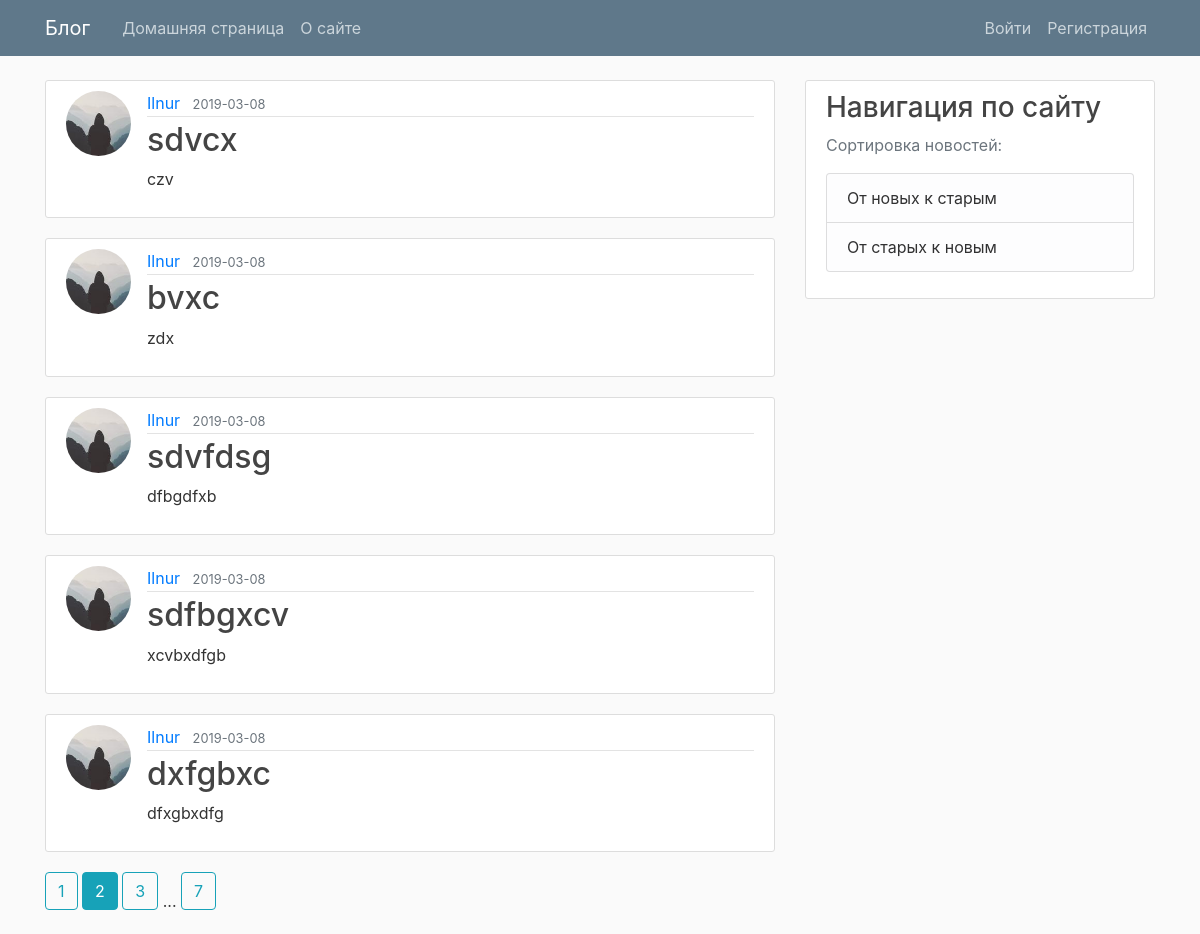
The page /home_reverse?page=2 on the database its author committed.
### main/models.py (models this page shows, shortened)
class Post(db.Model):
    id = db.Column(db.Integer, primary_key=True)
    title = db.Column(db.String(100), nullable=False)
    date_posted = db.Column(db.DateTime,
                            nullable=False, default=datetime.utcnow())
    content = db.Column(db.Text, nullable=False)
    user_id = db.Column(db.Integer, db.ForeignKey('user.id'), nullable=False)

class User(db.Model, UserMixin):
    id = db.Column(db.Integer, primary_key=True)
    username = db.Column(db.String(20), unique=True, nullable=False)
    email = db.Column(db.String(120), unique=True, nullable=False)
    image_file = db.Column(db.String(20),
                           nullable=False, default='default.jpg')
    password = db.Column(db.String(60), nullable=False)
    posts = db.relationship('Post', backref='author', lazy=True)

### main/main/routes.py (the view)
@main.route('/home_reverse')
def home_reverse():
    page = request.args.get('page', 1, type=int)
    posts = Post.query.paginate(page=page, per_page=5)
    return render_template('home.html', posts=posts, reverse=True, forUser=False)

### main/templates/home.html
{% extends "base.html" %}
{% block content %}
    {% for post in posts.items %}
        <article class="media content-section">
          <img class="rounded-circle article-img" src="{{ url_for('static', filename='profile_pics/' + post.author.image_file) }}">
          <div class="media-body">
            <div class="article-metadata">
              <a class="mr-2" href="{{ url_for('users.user_posts', username=post.author.username) }}">{{ post.author.username }}</a>
              <small class="text-muted">{{ post.date_posted.strftime('%Y-%m-%d') }}</small>
            </div>
            <h2><a class="article-title" href="{{ url_for('posts.post', post_id=post.id) }}">{{ post.title }}</a></h2>
            <p class="article-content">{{ post.content }}</p>
          </div>
        </article>
    {% endfor %}
    {% for page_num in posts.iter_pages(left_edge=1, right_edge=1, left_current=1, right_current=2) %}
      {% if page_num %}
        {% if posts.page == page_num %}
          {% if reverse %}
            <a class="btn btn-info mb-4" href="{{ url_for('main.home_reverse', page=page_num) }}">{{ page_num }}</a>
          {% else %}
            <a class="btn btn-info mb-4" href="{{ url_for('main.home', page=page_num) }}">{{ page_num }}</a>
          {% endif %}
        {% else %}
          {% if reverse %}
            <a class="btn btn-outline-info mb-4" href="{{ url_for('main.home_reverse', page=page_num) }}">{{ page_num }}</a>
          {% else %}
            <a class="btn btn-outline-info mb-4" href="{{ url_for('main.home', page=page_num) }}">{{ page_num }}</a>
          {% endif %}
        {% endif %}
      {% else %}
        ...
      {% endif %}
    {% endfor %}
{% endblock content %}

### main/static/main.css (style rules this page uses)
body { background: #fafafa; color: #333333; margin-top: 5rem; }
h1, h2, h3, h4, h5, h6 { color: #444444; }
.content-section { background: #ffffff; padding: 10px 20px; border: 1px solid #dddddd; border-radius: 3px; margin-bottom: 20px; }
.article-title { color: #444444; }
.article-content { white-space: pre-line; }
.article-img { height: 65px; width: 65px; margin-right: 16px; }
.article-metadata { padding-bottom: 1px; margin-bottom: 4px; border-bottom: 1px solid #e3e3e3 }

### rows shown on the page
Post: image_file (picture), author.username "Ilnur", date_posted "2019-03-08", title "sdvcx", content "czv"
Post: image_file (picture), author.username "Ilnur", date_posted "2019-03-08", title "bvxc", content "zdx"
Post: image_file (picture), author.username "Ilnur", date_posted "2019-03-08", title "sdvfdsg", content "dfbgdfxb"
Post: image_file (picture), author.username "Ilnur", date_posted "2019-03-08", title "sdfbgxcv", content "xcvbxdfgb"
Post: image_file (picture), author.username "Ilnur", date_posted "2019-03-08", title "dxfgbxc", content "dfxgbxdfg"

### other values the page prints
{{ page_num }} "1" "3" "7"
{{ page_num }} "2"
